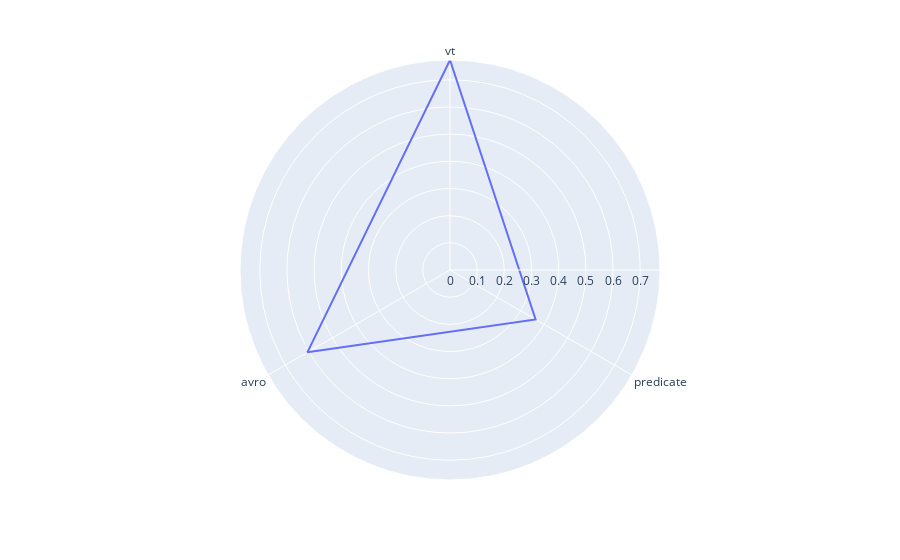

The notebook cell saved with this chart:
### Markdown cell above
plotRadar is a method show the presence of trade-offs by using the single dimension ranking criterion which reduce the accuracy of the other dimensions

### Code cell
# this is a plot radar according to schema with a dataset of 100M, defined in previous cell

schemaSDRank.plotRadar()

### Figure 1 — Plotly figure (JSON) as saved in the notebook; plotly's stock layout.template omitted (floating-point values rounded to 4 significant figures)
{"data": [{"hovertemplate": "r=%{r}<br>theta=%{theta}<extra></extra>", "legendgroup": "", "line": {"color": "#636efa", "dash": "solid"}, "marker": {"symbol": "circle"}, "mode": "lines", "name": "", "r": [0.7727, 0.3636, 0.6061, 0.7727], "showlegend": false, "subplot": "polar", "theta": ["vt", "predicate", "avro", "vt"], "type": "scatterpolar"}], "layout": {"legend": {"tracegroupgap": 0}, "margin": {"t": 60}, "polar": {"angularaxis": {"direction": "clockwise", "rotation": 90}, "domain": {"x": [0, 1], "y": [0, 1]}}}}
